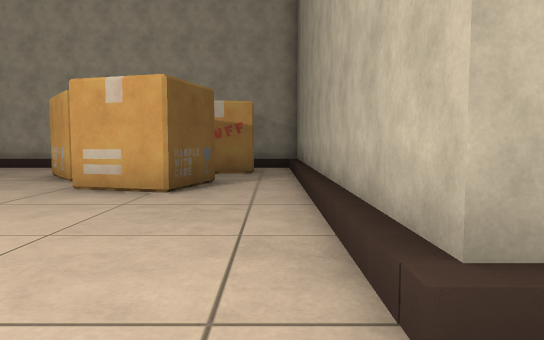
View 1 (above)

24 first-person views from a walk through a 3-D level made in the Unity game engine. The camera is 1.3 m above the floor, tilts 4° down and sees 70° across. The floor is counted in squares, 1.8 m on a side. Each view is taken from the middle of a square. On the plan, view 1 faces up. The plan holds only what a view shows up to about 12 squares ahead; the rest is blank. The place goes on beyond the plan. The player is left out. Some surface patterns are stand-ins.

View 2
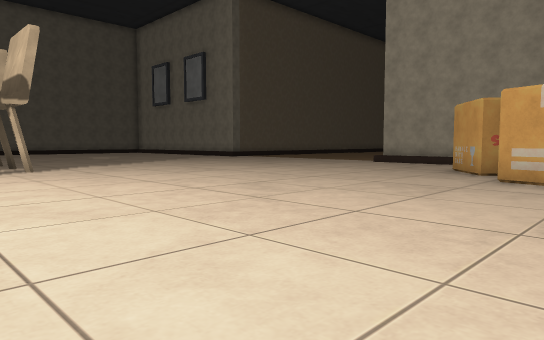

View 3
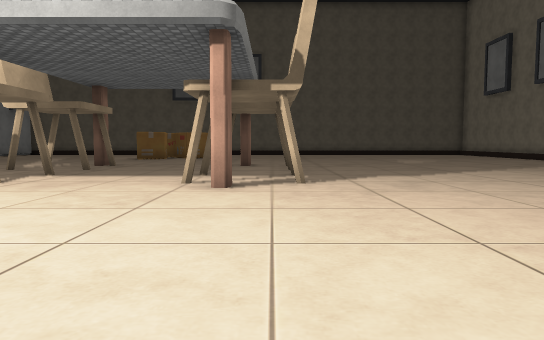

View 4
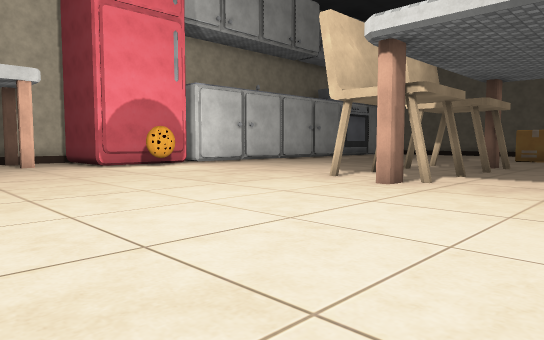

View 5
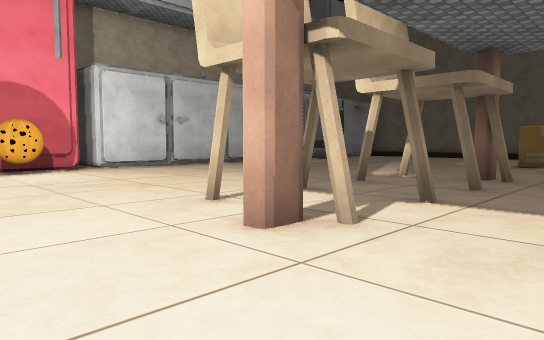

View 6
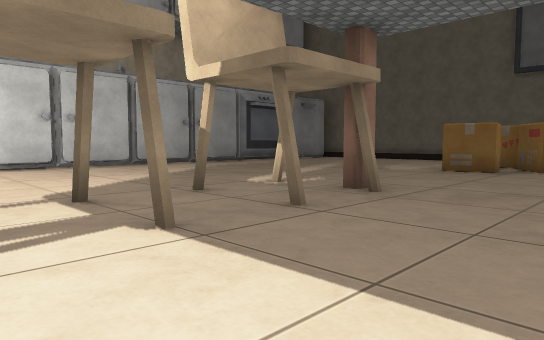

View 7
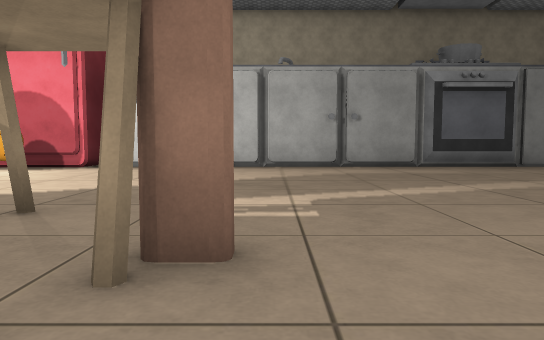

View 8
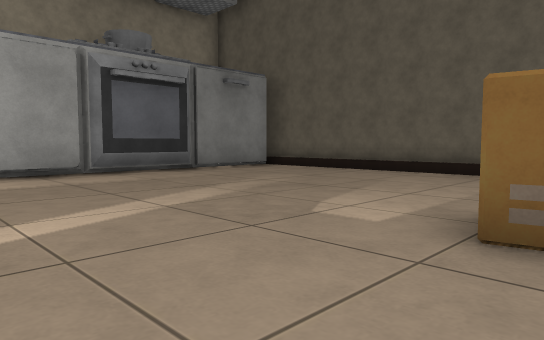

View 9
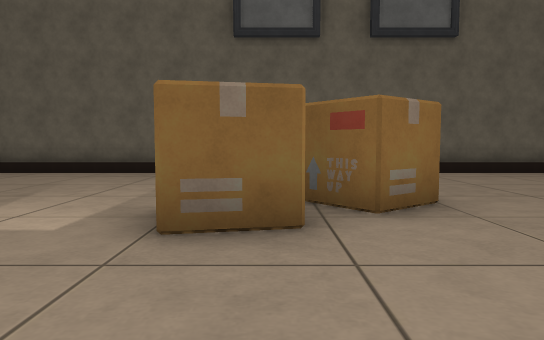

View 10
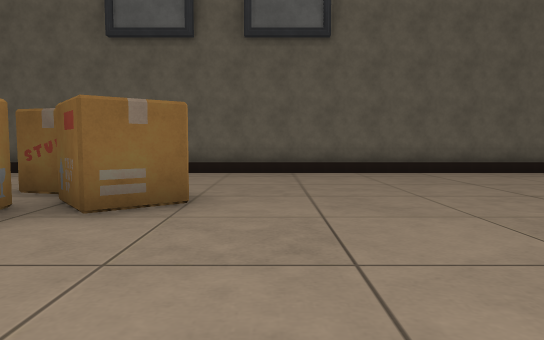

View 11
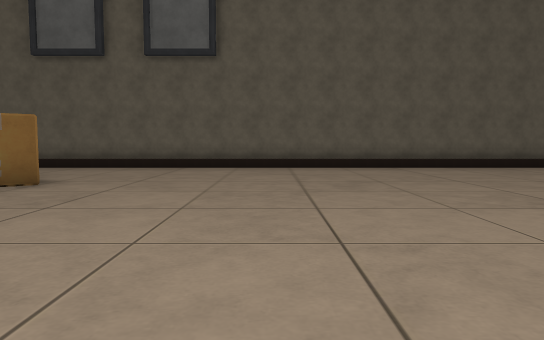

View 12
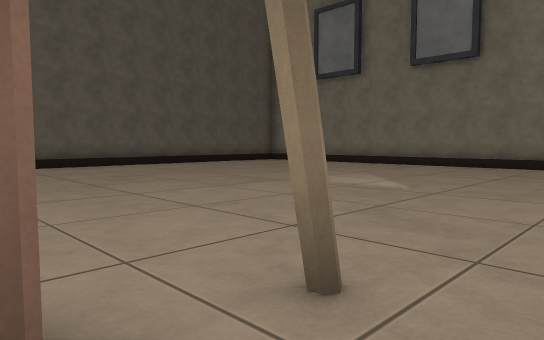

View 13
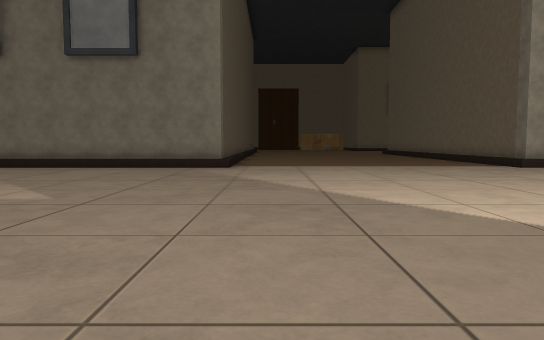

View 14
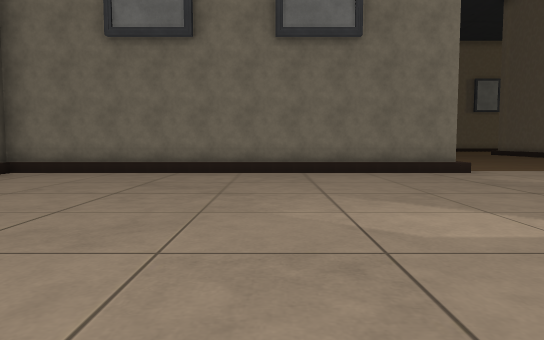

View 15
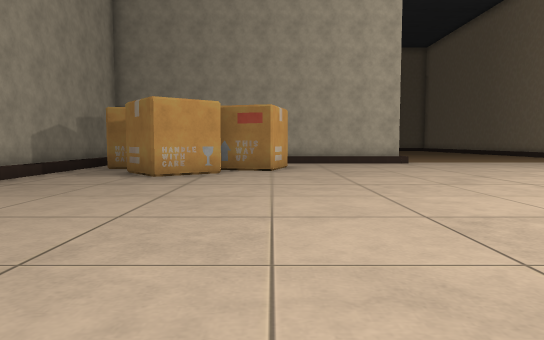

View 16
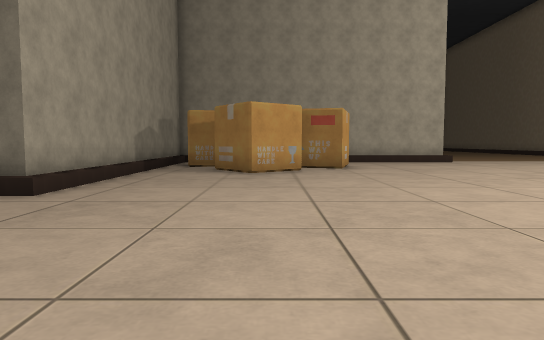

View 17
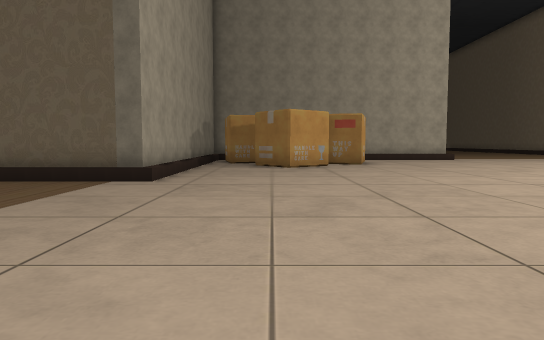

View 18
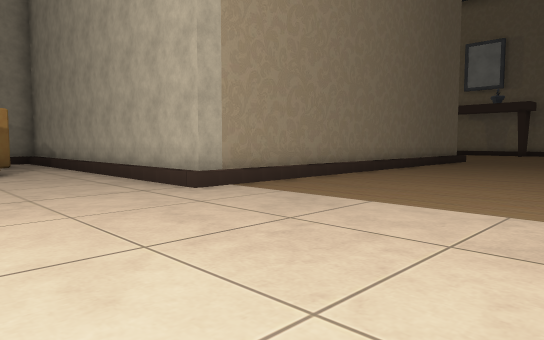

View 19
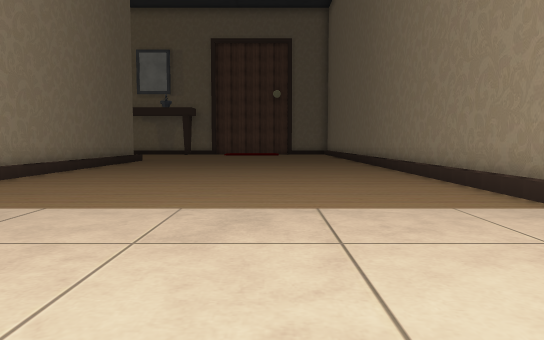

View 20
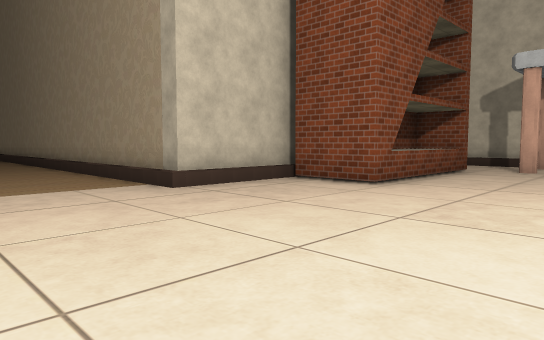

View 21
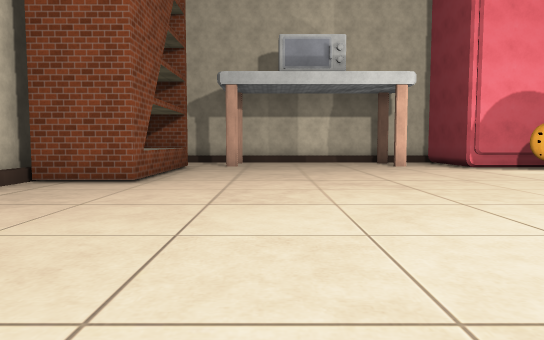

View 22
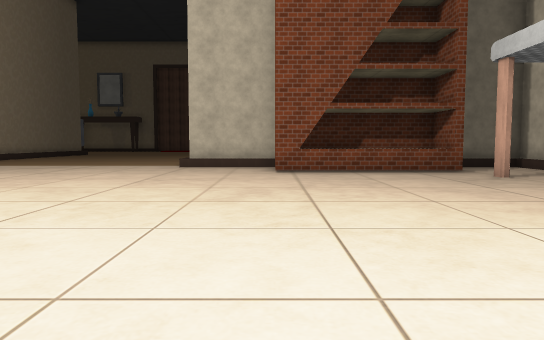

View 23
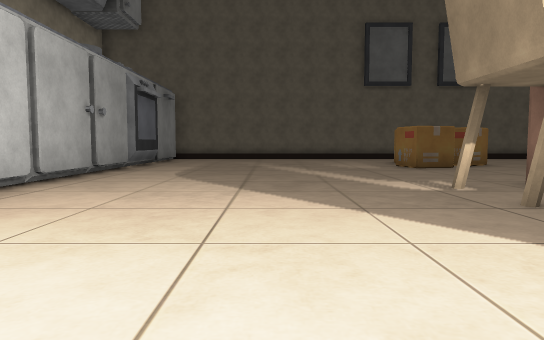

View 24
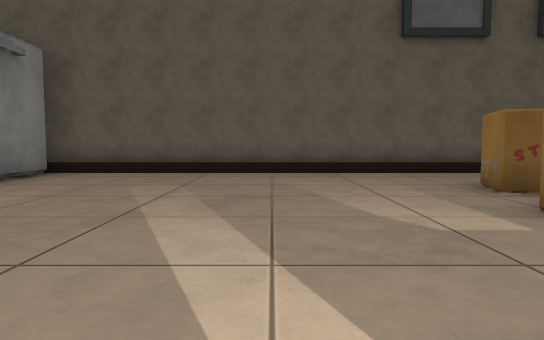

### Floor plan
Key: @ floor where view 1 was taken; # wall or solid block; x gap in a wall; . floor; ^ raised ledge; B box; C chair; O other object.
Columns run from 29 left of view 1 to 9 right of it. Each row starts with its distance up from view 1.
 12 ############.........##########
 11 #...........................x.#
 10 #..........................##.#
  9 #........................##B#.#
  8 #........................#B ..#
  7 #.........................# B.#
  6 #.........................##..#
  5 #.............................#
  4 #.............................#
  3 #.............................#
  2 #.............................#########
  1 #......................................
  0 #...........C.CC.C...........@.........
 -1 #...........C..C.C.....................
 -2 #..........  ..........................
 -3 #....O.................................
 -4 #... OO................................
 -5 #..OO.OO....C.CC.C.....................
 -6 #.....OO.........#.....................
 -7 #...........C.CC.C.....................
 -8 #.............................#########
 -9 #.............................#
-10 #...........................###
-11 #...........................^##
-12 #...........................^#
-13 #.................#.........^#
-14 ################.###........^#
-15                #.###..........

Positions as (right, up) in squares from view 1, and headings:
1: (0, 0), facing up
2: (-1, -2), facing up-left
3: (-5, 0), facing left
4: (-5, -2), facing down-left
5: (-9, -3), facing down-left
6: (-12, -2), facing down-left
7: (-18, -3), facing down
8: (-19, -5), facing down-left
9: (-19, -5), facing left
10: (-19, -2), facing left
11: (-17, 1), facing left
12: (-16, -1), facing up-left
13: (-16, 0), facing up
14: (-22, 2), facing up
15: (-13, 6), facing right
16: (-14, 8), facing right
17: (-16, 9), facing right
18: (-3, -4), facing up-right
19: (-3, -4), facing right
20: (-5, -4), facing down-right
21: (-4, -3), facing down
22: (-11, -10), facing right
23: (-11, -10), facing left
24: (-19, -9), facing left
